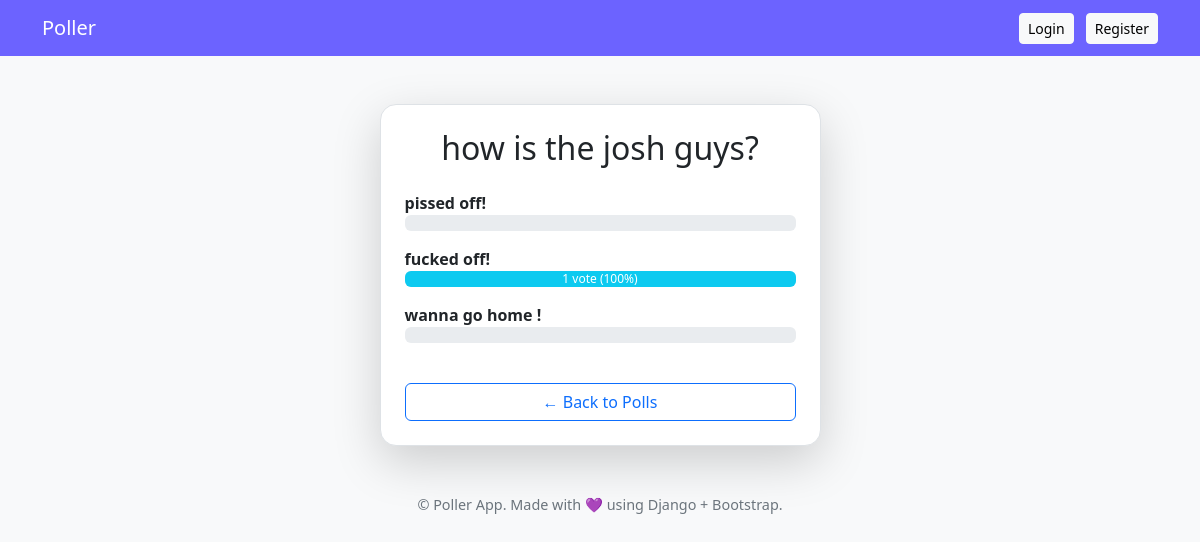
/poll/4/result/, run on the app's committed database.
### poll/models.py (models this page shows, shortened)
class Poll(models.Model):
    question = models.CharField(max_length=255)
    created_by = models.ForeignKey(User, on_delete=models.CASCADE)
    created_at = models.DateTimeField(auto_now_add=True)
    expires_at = models.DateTimeField(null=True)

class Option(models.Model):
    poll = models.ForeignKey(Poll, on_delete=models.CASCADE)
    text = models.CharField(max_length=255)

### poll/views.py (the view)
# urls.py: path('poll/<int:pk>/result/', PollResultView.as_view(), name='poll_result'),
class PollResultView(DetailView):
    model = Poll
    template_name = "poll/poll_result.html"
    context_object_name = "poll"
    def get_context_data(self, **kwargs):
        context = super().get_context_data(**kwargs)
        poll = self.object
        total_votes = Vote.objects.filter(option__poll=poll).count()
        options = poll.option_set.annotate(vote_count=Count("vote"))
        for option in options:
            option.percent = round((option.vote_count / total_votes) * 100) if total_votes else 0
        context["options"] = options
        context["total_votes"] = total_votes
        return context

### templates/poll/poll_result.html
{% extends "base.html" %}
{% block content %}
<div class="container mt-5">
  <div class="row justify-content-center">
    <div class="col-md-6 col-lg-5">
      <div class="card shadow-lg p-4 rounded-4">
        <h2 class="mb-4 text-center">{{ object.question }}</h2>
        {% for option in options %}
          <div class="mb-3">
            <strong>{{ option.text }}</strong>
            <div class="progress">
              <div class="progress-bar bg-info" role="progressbar"
                   style="width: {{ option.percent }}%;"
                   aria-valuenow="{{ option.vote_count }}"
                   aria-valuemin="0"
                   aria-valuemax="{{ total_votes }}">
                {{ option.vote_count }} vote{{ option.vote_count|pluralize }} ({{ option.percent }}%)
              </div>
            </div>
          </div>
        {% endfor %}
        <a href="{% url 'home' %}" class="btn btn-outline-primary mt-4 w-100">← Back to Polls</a>
      </div>
    </div>
  </div>
</div>
{% endblock %}

### static/index.css (style rules this page uses)
body { background-color: #f8f9fa; color: #343a40; font-family: "Segoe UI", sans-serif; }
.card { border: 1px solid #dee2e6; border-radius: 12px; box-shadow: 0 4px 12px rgba(0, 0, 0, 0.05); }

### data on the page
Poll: question "how is the josh guys?"
Option: text "pissed off!"
Option: text "fucked off!", vote_count "1", percent "100"
Option: text "wanna go home !"
